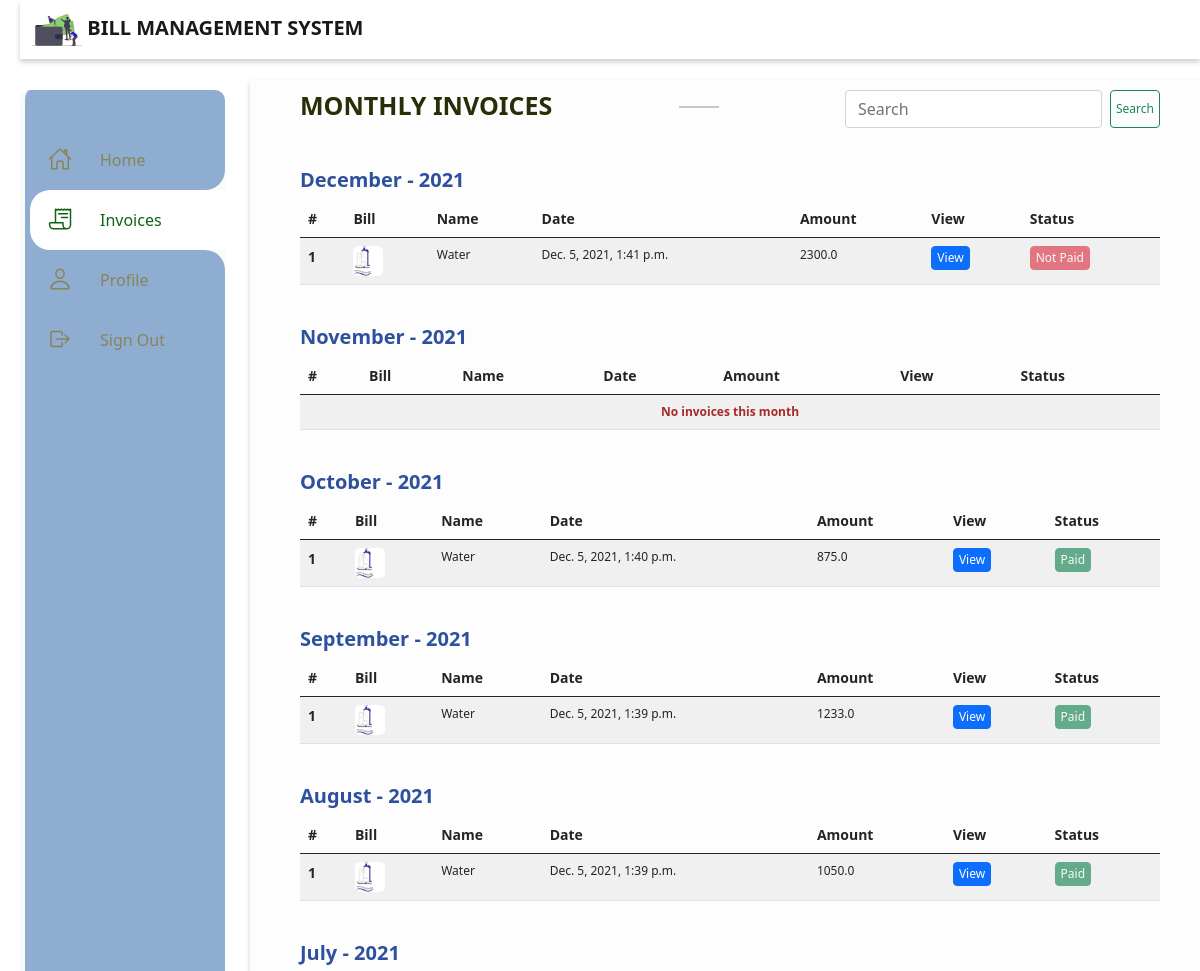
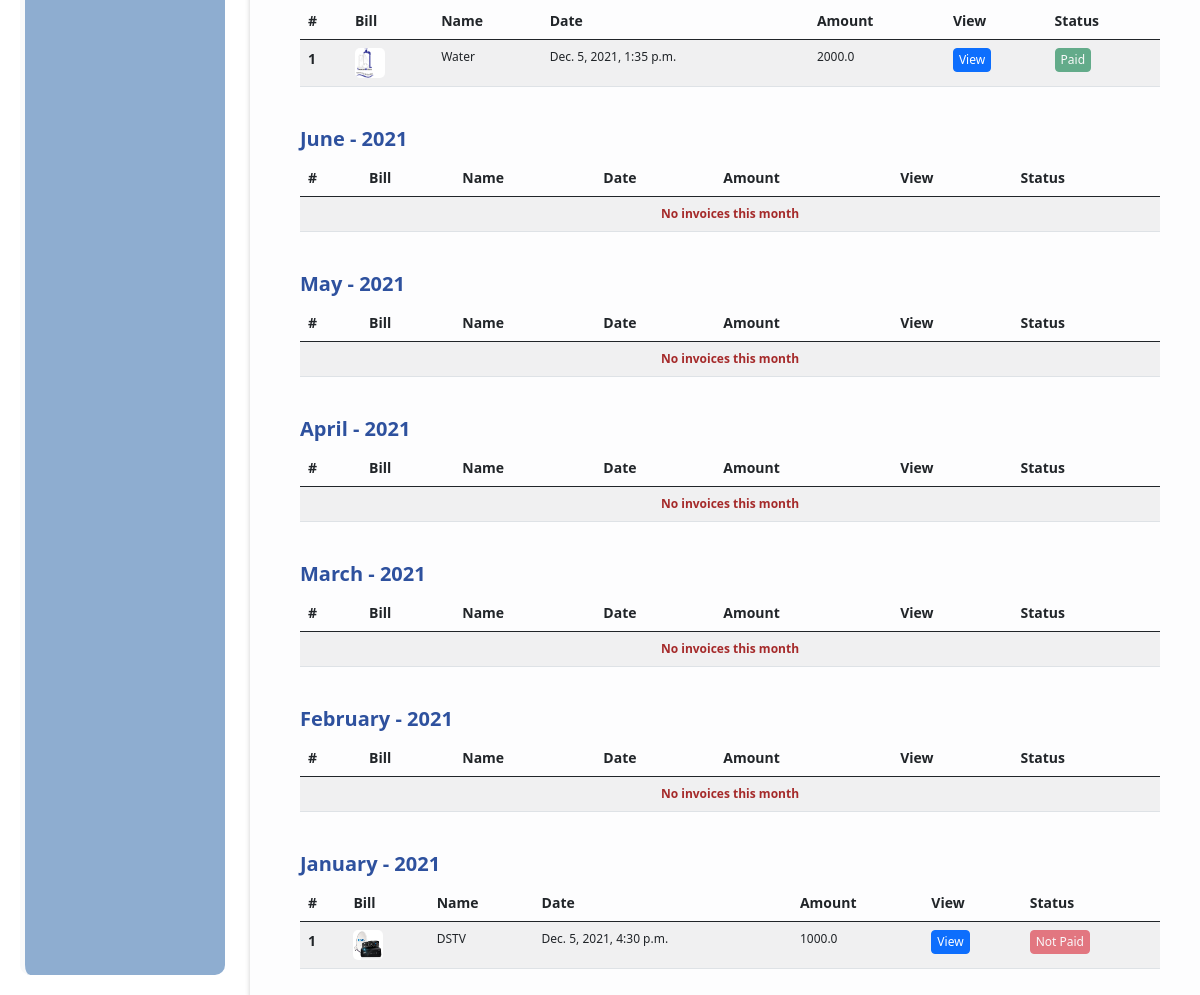
The page /invoices/ (signed in) on the database its author committed (2 pictures, top to bottom).
### main/models.py (models this page shows, shortened)
class BaseModel(models.Model):
    created_date = models.DateTimeField(auto_now_add=True)
    modified_date = models.DateTimeField(auto_now=True)
    class Meta:
        abstract = True

class Bill(BaseModel):
	my_subscription 	= models.ForeignKey(MySubscription, on_delete=models.CASCADE)
	for_date			= models.DateField(blank=True, null=True)
	credit 				= models.FloatField()
	debit 				= models.FloatField()
	units 				= models.FloatField(default=0.0)

class MySubscription(BaseModel):
	user 			= models.ForeignKey(User, on_delete=models.CASCADE)
	subscription 	= models.ForeignKey(Subscription, on_delete=models.CASCADE)
	account_no 		= models.CharField(max_length=100)

class Subscription(models.Model):
	name 	= models.CharField(max_length=50)
	pic 	= models.ImageField(upload_to="./subscriptions")

### main/views.py (the view)
# urls.py: path('invoices/', invoices, name="invoices"),
@login_required
def invoices(request):
	template_name = "invoices.html"
	invoices_list = Bill.objects.all()
	i = create_months_dict(invoices_list)
	query = request.GET.get("query")
	if query:
		i = list(filter(lambda bill: query.lower() in bill["title"].lower(), i))
	context = {
		"nbar":"invoices",
		"invoices":i,
		"query": query,
	}
	return render(request, template_name, context)

### main/views.py (called while the page is built)
def create_months_dict(bills):
	months = ["January", "February", "March", "April", "May", "June", "July", "August", "September", "October", "November", "December"]
	l = {}
	ls = []
	months.reverse()
	for month in months:
		l[(2021, month)] = {"title": month, "bills":[]}
	for bill in bills:
		m = 12 - bill.for_date.month
		month = months[m]
		if bill.credit - bill.debit <= 0:
			l[(2021, month)]["bills"].append({"bill":bill, "paid": True})
		else:
			l[(2021, month)]["bills"].append({"bill":bill, "status":False})
	for key in list(l.keys()):
		ls.append(l[key])
	return ls

### main/templates/invoices.html (shortened to what this page needs)
{% extends "base.html" %}
{% load static %}
{% block content %}
	<div class="" style="margin-bottom: 30px; display: flex; justify-content: space-between;">
		<h3 style="font-size: 25px; color: #272f07">MONTHLY INVOICES</h3>
		<hr style="width: 40px; height: 2px">
		<form class="d-flex" method="get" action="">
			{% if query %}
	        	<input class="form-control me-2" type="search" placeholder="Search" aria-label="Search" name="query" value="{{query}}">
	        {% else %}
	        	<input class="form-control me-2" type="search" placeholder="Search" aria-label="Search" name="query">
	        {% endif %}
	        <button class="btn btn-outline-success" type="submit">Search</button>
	      </form>
	</div>
	{% for invoice in invoices %}
	<div class="third-row">
		<h3>{{invoice.title}} - 2021</h3>
		<table class="table table-striped">
		  <thead>
		    <tr>
		    	<th scope="col">#</th>
		      <th scope="col">Bill</th>
		      <th scope="col">Name</th>
		      <th scope="col">Date</th>
		      <th scope="col">Amount</th>
		      <th scope="col">View</th>
		      <th scope="col">Status</th>
		    </tr>
		  </thead>
		  <tbody>
			{% if invoice.bills %}
			  	{% for bill in invoice.bills %}
			    <tr>
			      <th scope="row">1</th>
			      <td>
			      	{% if bill.bill.my_subscription.subscription.pic %}
			      		<img src="{{bill.bill.my_subscription.subscription.pic.url}}" alt="bill">
			      	{% endif %}
			      </td>
			      <td>{{bill.bill.my_subscription.subscription.name}}</td>
			      <td>{{bill.bill.modified_date}}</td>
			      <td>{{bill.bill.credit}}</td>
			      <td>
			      	<a href="{% url 'main:invoice' bill.bill.id%}" class="btn btn-primary">View</a>
			      </td>
			      <td>
					{% if bill.paid%}
			      	<button type="button" class="btn btn-success" disabled>Paid</button>
			      	{% else %}
			      	<button type="button" class="btn btn-danger" disabled>Not Paid</button>
			      	{% endif %}
			      </td>
			    </tr>
			    {% endfor %}
			{% else %}
				<tr>
					<td colspan="7">
						<div align="center" style="color: brown; font-weight: bold;">
							No invoices this month
						</div>
					</td>
				</tr>
			{% endif %}
		  </tbody>
		</table>
	</div>
	{% endfor %}
{% endblock %}

### static/css/base.css (style rules this page uses)
* { margin: 0; padding: 0; box-sizing: border-box; }
body { min-height: 100vh; background: #ffffff; }
.home-main h3 { color: #2e519e; font-weight: bold; font-size: 20px; }
.third-row { margin-top: 40px }
table img { height: 30px; width: 30px; border-radius: 5px; }
th { font-size: 14px !important; }
td { font-size: 12px !important; }
.btn { padding: 2px 5px !important; font-size: 12px; }

### rows shown on the page
Bill: bill.my_subscription.subscription.pic (picture), bill.my_subscription.subscription.name "Water", bill.modified_date "Dec. 5, 2021, 1:41 p.m.", bill.credit "2300.0", shows "Not Paid"
Bill: bill.my_subscription.subscription.pic (picture), bill.my_subscription.subscription.name "Water", bill.modified_date "Dec. 5, 2021, 1:40 p.m.", bill.credit "875.0", shows "Paid"
Bill: bill.my_subscription.subscription.pic (picture), bill.my_subscription.subscription.name "Water", bill.modified_date "Dec. 5, 2021, 1:39 p.m.", bill.credit "1233.0", shows "Paid"
Bill: bill.my_subscription.subscription.pic (picture), bill.my_subscription.subscription.name "Water", bill.modified_date "Dec. 5, 2021, 1:39 p.m.", bill.credit "1050.0", shows "Paid"
Bill: bill.my_subscription.subscription.pic (picture), bill.my_subscription.subscription.name "Water", bill.modified_date "Dec. 5, 2021, 1:35 p.m.", bill.credit "2000.0", shows "Paid"
Bill: bill.my_subscription.subscription.pic (picture), bill.my_subscription.subscription.name "DSTV", bill.modified_date "Dec. 5, 2021, 4:30 p.m.", bill.credit "1000.0", shows "Not Paid"

### other values the page prints
{{ invoice.title }} "December" "November" "October" "September" "August" "July" "June" "May" "April" "March" "February" "January"
